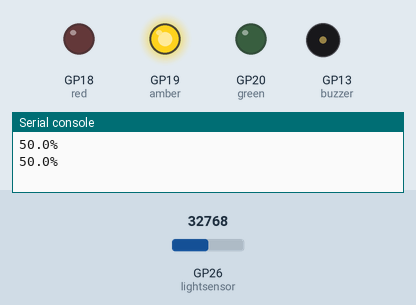
Simulated run of this program. Board: Raspberry Pi Pico running MicroPython. Parts: output pins drawn as LEDs (lit = HIGH), buzzer (waves = sounding), the last lines printed to the serial console. The inputs (shaded band) are chosen by the test bench; at power-on: GP26 (lightsensor) = 32768 (analog values on the 0–65535 scale).

Above: at 1.2 s.
1.3 s: GP26 (lightsensor) set to 38144
4.2 s: GP26 (lightsensor) set to 40112
At 7.0 s:
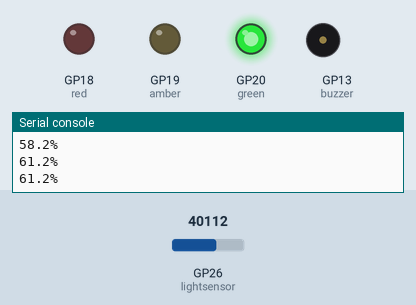
7.5 s: GP26 (lightsensor) set to 19660
At 10.2 s:
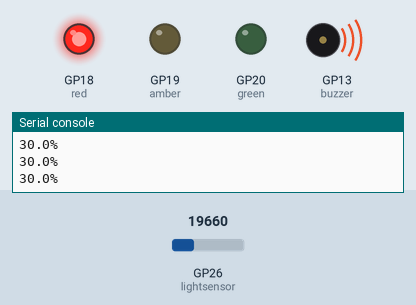
10.5 s: GP26 (lightsensor) set to 20672
At 12.8 s:
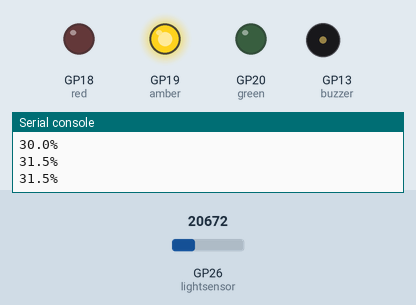
13.5 s: GP26 (lightsensor) set to 7864
At 16.3 s:
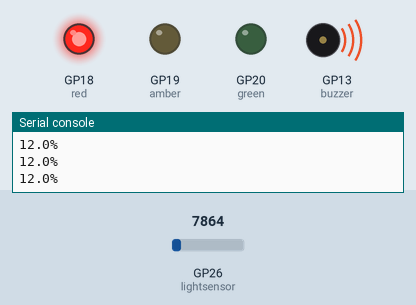
Timing chart, 0 to 17.5 s (numbered marks = the images above; inputs shaded):
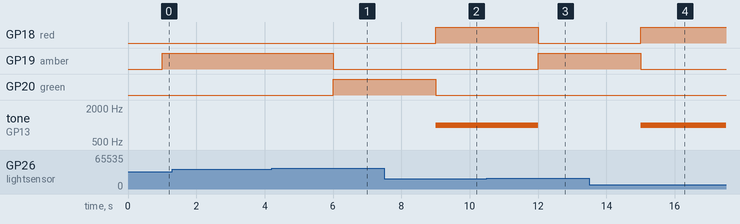

Measured:
- the behaviour switches between 39280 and 39296 on GP26 (lightsensor) (found by bisection; images 0 and 1)
- the behaviour switches between 19680 and 19696 on GP26 (lightsensor) (found by bisection; images 2 and 3)
- after the input at 4.2 s, GP19 (amber): HIGH → LOW after 1.8 s; GP20 (green): LOW → HIGH after 1.8 s
- after the input at 7.5 s, GP18 (red): LOW → HIGH after 1.5 s; GP20 (green): HIGH → LOW after 1.5 s; tone on GP13 (buzzer): silent → 1000 Hz after 1.5 s
- after the input at 10.5 s, GP18 (red): HIGH → LOW after 1.5 s; GP19 (amber): LOW → HIGH after 1.5 s; tone on GP13 (buzzer): 1000 Hz → silent after 1.5 s
- after the input at 13.5 s, GP18 (red): LOW → HIGH after 1.5 s; GP19 (amber): HIGH → LOW after 1.5 s; tone on GP13 (buzzer): silent → 1000 Hz after 1.5 s

The program:

code.py
```python
#Today a light sensor was added and we used the traffic light LED's to indicate how much light the sensor was "sensing". We then amended the code to include the buzzer from yesterday which in the below code goes off if the light sensor value drops below 30%
# Imports
from machine import ADC, Pin
from machine import PWM, Pin

import time

# Set up the LED pins
red = Pin(18, Pin.OUT)
amber = Pin(19, Pin.OUT)
green = Pin(20, Pin.OUT)

# Define pin for our sensor
lightsensor = ADC(Pin(26))

#define buzzer on Pico H
buzzer = PWM(Pin(13))
buzzer.freq(1000)


while True: # Run forever

    # Read sensor value and store it in a variable called 'light'
    light = lightsensor.read_u16()

    # Use the round function to limit the decimal places to 1
    lightpercent = round(light/65535*100,1)

    # Print our reading percentage with % symbol
    print(str(lightpercent) +"%")

    # 1 second delay between readings
    time.sleep(1)

    if lightpercent <= 30: # If percentage is less than or equal to 30

        red.value(1) # Red LED on
        amber.value(0)
        green.value(0)
        buzzer.duty_u16(10000)


    elif 30 < lightpercent < 60: # If percentage is between 30 and 60

        red.value(0)
        amber.value(1) # Amber LED on
        green.value(0)
        buzzer.duty_u16(0)

    elif lightpercent >= 60: # If percentage is greater than or equal to 60

        red.value(0)
        amber.value(0)
        green.value(1) # Green LED on
        buzzer.duty_u16(0)
```
